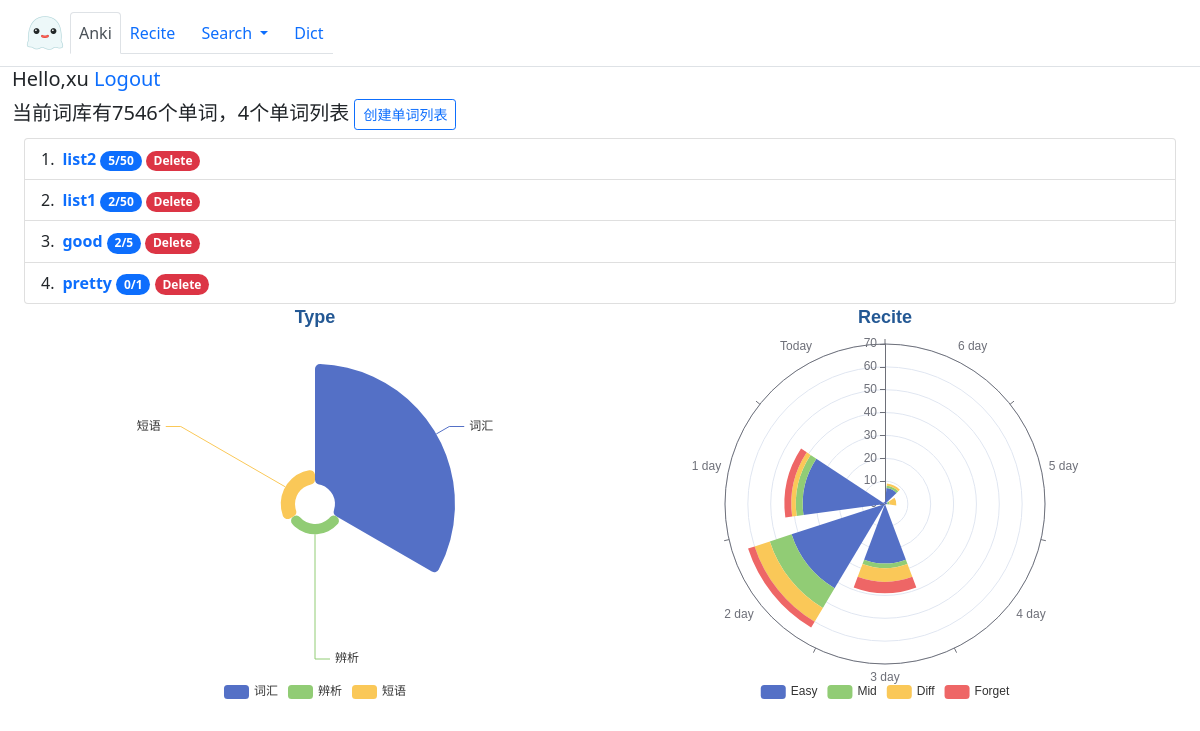
The app's page /flashcards/ (signed in) with its own data.
### flashcards/models.py (models this page shows, shortened)
class WordList(models.Model):
    owner = models.ForeignKey(User, models.CASCADE, related_name='owner')
    name = models.CharField(max_length=20, blank=False)
    wordlist = models.CharField(max_length=20000, blank=False)
    date = models.DateTimeField(auto_now_add=True, db_index=True)
    progress = models.PositiveIntegerField(blank=False, default=0)
    len_list = models.PositiveIntegerField(blank=False, default=50)
    class Meta:
        ordering = ('date',)

### flashcards/views.py (the view)
# urls.py: path('', index, name='dashboard'),
@login_required
def index(request):
    cards = Card.objects.all()
    form = SearchForm()
    type_proportion = {
        'cihui': len(Card.objects.filter(group__startswith='词汇')),
        'duanyu': len(Card.objects.filter(group__startswith='短语')),
        'bianxi': len(Card.objects.filter(group__startswith='辨析'))
    }
    wordlists = request.user.owner.all()
    now = timezone.now()
    start = now - timedelta(days=7, hours=now.hour, minutes=now.minute, seconds=now.second)
    recitedata = Recitedata.objects.filter(date__gt=start)
    rank_count_by_day = []
    for i in range(1, 8):
        all_data = recitedata.filter(date__gt=start + timedelta(days=i), date__lt=start + timedelta(days=i + 1))
        counter = collections.Counter([data.rank for data in all_data])
        rank_count_by_day.append([counter[1], counter[2], counter[3], counter[4]])
    rank_count_by_rank = []
    for i in range(0, 4):
        rank_count_by_rank.append([rank_day[i] for rank_day in rank_count_by_day])
    return render(request, 'flashcards/anki.html',
                  {'len': len(cards),
                   'type_proportion': type_proportion,
                   'lenlist': len(WordList.objects.all()),
                   'form': form,
                   'wordlists': wordlists,
                   'tags': Tag.objects.all(),
                   'recitedata': rank_count_by_rank, },
                  )

### flashcards/templates/flashcards/anki.html (shortened to what this page needs)
{% extends "flashcards/base.html" %}
{% load static %}
{% load flashcards_tags %}
{% block Anki %} active{% endblock %}
{% block content %}
    <h6 class="lead h6">Hello,{{ request.user }} <a href="{% url 'account:logout' %}">Logout</a></h6>
    <h6 class="lead h6">当前词库有{{ len }}个单词，{{ lenlist }}个单词列表
    <a class="btn btn-outline-primary btn-sm" data-bs-toggle="offcanvas" href="#offcanvasExample" role="button" aria-controls="offcanvasExample">
  创建单词列表
</a>
    </h6>
    <div class="container-fluid">
<ol class="list-group list-group-numbered">
   {% for wordlist in wordlists %}
  <li class="list-group-item d-flex justify-content-between align-items-start">
    <div class="ms-2 me-auto" >
        <div class="fw-bold"><a class='link' href="{% if wordlist.progress != wordlist.len_list %}{% url 'flashcards:recite_wordlist' wordlist.id wordlist.progress 0 %}{% else %}{% url 'flashcards:recite_wordlist' wordlist.id 0 0 %}{% endif %}">{{ wordlist.name }}</a>
        <span class="badge rounded-pill bg-primary">{{ wordlist.progress }}/{{ wordlist.len_list }}</span>
        <span class="badge rounded-pill bg-danger" onClick="location.href='{% url 'flashcards:delete_wordlist' wordlist.id %}'">Delete</span>
        </div>
    </div>
  </li>
    {% endfor %}
</ol>
    </div>
    <div class="container">
<div class="row">
    <div class="col-6">
        <div id="main" style="width: 100%;height:400px;" ></div>
    </div>
    <div class="col-6">
        <div id="main2" style="width: 100%;height:400px;" ></div>
    </div>
</div>
    </div>
{% endblock %}
{% block script %}
// 图表
//分类占比
var app = {};
var chartDom = document.getElementById('main');
var myChart = echarts.init(chartDom);
var option;
option = {
  title: {
    text: 'Type',
    left:'center',
    textStyle: {
      color: '#235894'
    }
  },
  tooltip: {
    trigger: 'item',
    formatter: '{b} : {c} ({d}%)'
  },
  legend: {
    left: 'center',
    top: 'bottom',
    data: [
      '词汇',
      '辨析',
      '短语',
    ]
  },
  series: [
    {
      name: 'Area Mode',
      type: 'pie',
      radius: [20, 140],
      roseType: 'area',
      itemStyle: {
        borderRadius: 5
      },
      data: [
        { value: {{ type_proportion.cihui }}, name: '词汇' },
        { value: {{ type_proportion.bianxi }}, name: '辨析' },
        { value: {{ type_proportion.duanyu }}, name: '短语' },
      ]
    }
  ]
};
option && myChart.setOption(option);
var chartDom = document.getElementById('main2');
var myChart = echarts.init(chartDom);
var option;
var type = {"1":'Easy',"2":'Mid',"3":'Diff',"4":'Forget'};
option = {
    title: {
    left:'center',
    text: 'Recite',
    textStyle: {
      color: '#235894'
    }
  },
  angleAxis: {
    type: 'category',
    data: ['6 day', '5 day', '4 day', '3 day', '2 day', '1 day', 'Today']
  },
  radiusAxis: {},
  polar: {},
  series: [
    {% for data in recitedata %}
            {
      type: 'bar',
      data: {{ data }},
      coordinateSystem: 'polar',
      name: type['{{ forloop.counter }}'],
      stack: 'a',
      emphasis: {
        focus: 'series'
      }
    },
    {% endfor %}
  ],
  legend: {
    show: true,
    data: ['Easy', 'Mid', 'Diff','Forget'],
    top: 'bottom',
  }
};
option && myChart.setOption(option);
{% endblock %}

### flashcards/templates/flashcards/base.html (shortened to what this page needs)
{% load static %}
{% load flashcards_tags %}
<!doctype html>
<html lang="zh-CN">
  <head>
    <link href="{% static "bootstrap.css" %}" rel="stylesheet">
  </head>
  <body>
    <header class="p-2 border-bottom">
    <div class="container-fluid">
      <div class="p-0 d-flex flex-wrap align-items-center">
        <a href="{% url "flashcards:dashboard" %}" class="d-flex align-items-center mb-2 mb-lg-0 text-dark text-decoration-none">
          <img src="{% static '/img/fuyou.png' %}" class="img-fluid" height="50px" width="50px" alt="fail to load">
        </a>
        <ul class="nav nav-tabs">
          <li class="nav-item">
            <a class="p-2 nav-link {% block Anki %}{% endblock %}"  href="{% url "flashcards:dashboard" %}" >Anki</a>
          </li>
          <li class="nav-item ">
            <a class="p-2 nav-link {% block Recite %}{% endblock %}" href={% url 'flashcards:next'%}>Recite</a>
          </li>
        <li class="nav-item dropdown">
          <a {% block Search %}{% endblock %} class="nav-link dropdown-toggle" href="#" id="navbarDropdownMenuLink" role="button" data-bs-toggle="dropdown" aria-expanded="false">
            Search
          </a>
        </li>
          <li class="nav-item">
            <a class="p-2 nav-link{% block Dict %}{% endblock %}" href={% url 'flashcards:dict'%}  >Dict</a>
          </li>
        </ul>
        </div>
      </div>
  </header>
    <div class="container-fluid" id="content">
      {% block content %}
      {% endblock %}
    </div>
  <script>{% block script %}{% endblock %}
  </script>
  </body>
</html>

### flashcards/templates/flashcards/anki.html (style rules this page uses)
a { text-decoration: none; }

### records on screen
WordList: name "list2", progress "5", len_list "50"
WordList: name "list1", progress "2", len_list "50"
WordList: name "good", progress "2", len_list "5"
WordList: name "pretty", progress "0", len_list "1"

### other values on screen
{{ request.user }} "xu"
{{ len }} "7546"
{{ lenlist }} "4"
chart data {{ type_proportion.cihui }} 6204
chart data {{ type_proportion.bianxi }} 531
chart data {{ type_proportion.duanyu }} 737
chart data {{ data }} [7, 1, 0, 26, 43, 36, 1], [1, 1, 0, 2, 10, 3, 0], [1, 3, 0, 6, 7, 2, 0], [0, 0, 0, 5, 3, 3, 0]
